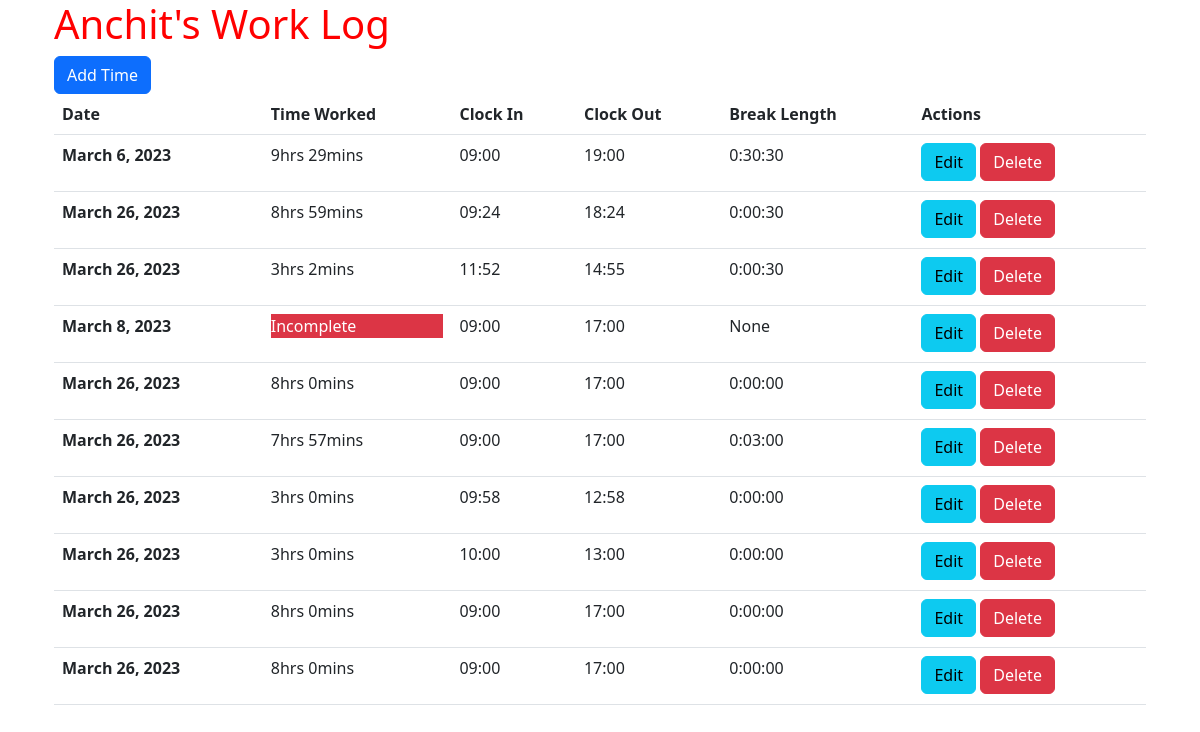
The page / on the database its author committed.
### timeTrack/models.py (models this page shows, shortened)
class Times(models.Model):
    date_of_work = models.DateField(
        verbose_name='Day of work', default=timezone.now, blank=True)
    start_time = models.TimeField(
        verbose_name='Start Time', null=True,  blank=True)
    end_time = models.TimeField(
        verbose_name='End Time', null=True, blank=True)
    break_length = models.DurationField(
        verbose_name='Time taken for break', default=datetime.timedelta(0), null=True, blank=True,)
    @property
    def time_worked(self):
        if (self.start_time != None) and (self.end_time != None) and (self.break_length != None):
            self.start_time_datetime = datetime.datetime.strptime(f"{self.date_of_work} {str(self.start_time)}", '%Y-%m-%d %H:%M:%S')
            self.end_time_datetime = datetime.datetime.strptime(f"{self.date_of_work} {str(self.end_time)}", '%Y-%m-%d %H:%M:%S')
            total_secs_worked = (
                self.end_time_datetime - self.start_time_datetime - self.break_length).total_seconds()
            hrs_worked = int(total_secs_worked//3600)
            mins_worked = int((total_secs_worked % 3600)//60)
            return f"{hrs_worked}:{mins_worked}"
        else:
            return 'Incomplete'
    def time_worked_str(self):
        if self.time_worked != 'Incomplete':
            time_str = str(self.time_worked).split(':')
            time_str_hr = time_str[0]
            time_str_min = time_str[1]
            return f"{time_str_hr}hrs {time_str_min}mins"
        else:
            return f"Incomplete"

### timeTrack/views.py (the view)
# urls.py: path('', views.TimeListView.as_view(), name='index'),
class TimeListView(ListView):
    model = Times
    template_name = 'timeTrack/home.html'
    context_object_name = 'logs'

### timeTrack/templates/timeTrack/home.html
{% extends 'timeTrack/base.html' %} {% block content %}
<div class="container">
  <div class="row">
    <div class="col">
      <div class="row">
        <div class="col">
          <h1>Anchit's Work Log</h1>
        </div>
      </div>
      <div class="row">
        <div class="col">
          <a class="btn btn-primary" href="{% url 'addTime' %}">Add Time</a>
        </div>
      </div>
      <div class="row">
        <div class="col">
          <table class="table table-hover">
            <thead>
              <tr>
                <th scope="col">Date</th>
                <th scope="col">Time Worked</th>
                <th scope="col">Clock In</th>
                <th scope="col">Clock Out</th>
                <th scope="col">Break Length</th>
                <th scope="col">Actions</th>
              </tr>
            </thead>
            <tbody>
              {% for log in logs%}
              <tr>
                <th scope="row">{{ log.date_of_work }}</th>
                <td>
                  {% if log.time_worked_str == 'Incomplete' %}
                  <p class="bg-danger text-white">{{ log.time_worked_str }}</p>
                  {% else %}
                  <p class="">{{ log.time_worked_str }}</p>
                  {% endif %}
                </td>
                <td>{{ log.start_time|time:"H:i" }}</td>
                <td>{{ log.end_time|time:"H:i" }}</td>
                <td>
                  <span>{{ log.break_length }}</span>
                </td>
                <td>
                  <span>
                    <a
                      href="{% url 'updateTime' pk=log.id %}"
                      class="btn btn-info"
                      >Edit</a
                    >
                    <a href="#" class="btn btn-danger">Delete</a>
                  </span>
                </td>
              </tr>
              {%endfor%}
            </tbody>
          </table>
        </div>
      </div>
    </div>
  </div>
</div>
{% endblock content%}

### timeTrack/static/timeTrack/styles.css (style rules this page uses)
h1 { color: red; }

### rows shown on the page
Times: date_of_work "March 6, 2023", time_worked_str "9hrs 29mins", start_time "09:00", end_time "19:00", break_length "0:30:30"
Times: date_of_work "March 26, 2023", time_worked_str "8hrs 59mins", start_time "09:24", end_time "18:24", break_length "0:00:30"
Times: date_of_work "March 26, 2023", time_worked_str "3hrs 2mins", start_time "11:52", end_time "14:55", break_length "0:00:30"
Times: date_of_work "March 8, 2023", time_worked_str "Incomplete", start_time "09:00", end_time "17:00", break_length "None"
Times: date_of_work "March 26, 2023", time_worked_str "8hrs 0mins", start_time "09:00", end_time "17:00", break_length "0:00:00"
Times: date_of_work "March 26, 2023", time_worked_str "7hrs 57mins", start_time "09:00", end_time "17:00", break_length "0:03:00"
Times: date_of_work "March 26, 2023", time_worked_str "3hrs 0mins", start_time "09:58", end_time "12:58", break_length "0:00:00"
Times: date_of_work "March 26, 2023", time_worked_str "3hrs 0mins", start_time "10:00", end_time "13:00", break_length "0:00:00"
Times: date_of_work "March 26, 2023", time_worked_str "8hrs 0mins", start_time "09:00", end_time "17:00", break_length "0:00:00"
Times: date_of_work "March 26, 2023", time_worked_str "8hrs 0mins", start_time "09:00", end_time "17:00", break_length "0:00:00"
